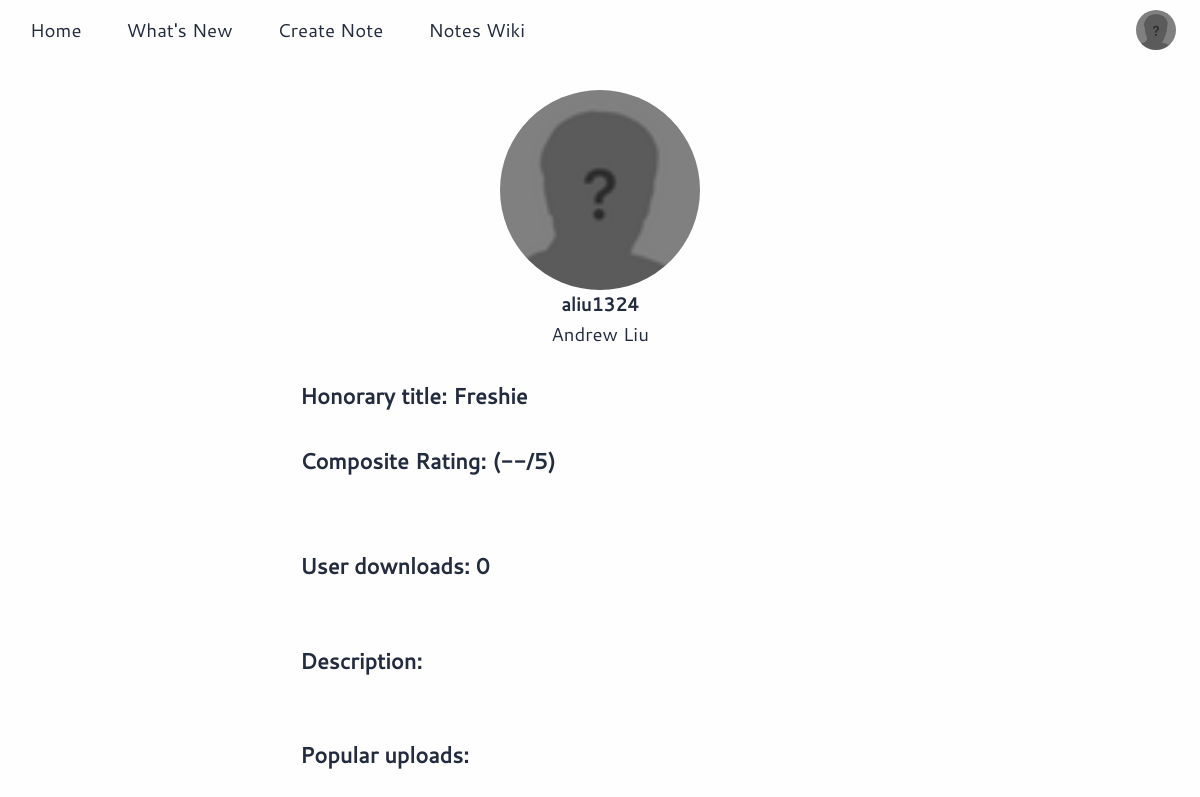
The app's page /htdocs/user.php?user=aliu1324 (signed in) with its own data.
### tables this page shows
CREATE TABLE `users` (
  `user_first` varchar(50) NOT NULL,
  `user_last` varchar(50) NOT NULL,
  `user_email` varchar(100) NOT NULL,
  `user_pwd` varchar(100) NOT NULL,
  `user_uid` varchar(50) NOT NULL,
  `user_id` int(255) NOT NULL AUTO_INCREMENT,
  `user_description` text NOT NULL DEFAULT '',
  `user_rating` float DEFAULT NULL,
  `user_downloads` int(255) NOT NULL DEFAULT 0,
  `user_points` int(11) NOT NULL DEFAULT 0,
  `user_title` text NOT NULL,
  `vkey` varchar(45) NOT NULL,
  `verified` tinyint(1) NOT NULL,
  `createdate` timestamp(6) NOT NULL DEFAULT current_timestamp(6),
  PRIMARY KEY (`user_id`)
);

### public/htdocs/user.php (the view, shortened to what this page needs)
<?php
include 'head.php';
?>
<?php
include 'includes/dbh.inc.php';
$uid = mysqli_real_escape_string($conn, $_GET['user']);
$sql = "SELECT * FROM users WHERE user_uid = '$uid'";
$result = mysqli_query($conn, $sql);
$queryResults = mysqli_num_rows($result);
if ($queryResults > 0) {
  while ($row = mysqli_fetch_assoc($result)) {
      $current_profile_uid = $row['user_uid'];
  }
}
else
{
    header("Location: index.php");
}
$sql = "SELECT AVG(a_rating) AS average_rating FROM notes WHERE a_author = '$current_profile_uid'";
$result = mysqli_query($conn, $sql);
$row = mysqli_fetch_assoc($result);
$this_rating = $row['average_rating'];
$sql = "SELECT * FROM users WHERE user_uid = '$current_profile_uid';";
        $result = mysqli_query($conn, $sql);
            if($row = mysqli_fetch_assoc($result))
            {
                $first_name = $row['user_first'];
                $last_name = $row['user_last'];
                $this_popularity = $row['user_downloads'];
                $product = $this_rating*$this_popularity;
                if($product >= 0 && $product < 100)
                {
                    $title = "Freshie";
                }
                elseif($product >= 100 && $product < 500)
                {
                    $title = "Sophomore";
                }
                elseif($product >= 500 && $product < 2500)
                {
                    $title = "Merchant";
                }
                elseif($product >= 2500 && $product < 7500)
                {
                    $title = "Intellectual";
                }
                elseif($product >= 7500 && $product < 25000)
                {
                    $title = "Scholar";
                }
                elseif($product >= 25000 && $product < 50000)
                {
                    $title = "Grand Master";
                }
                elseif($product >= 50000 && $product < 250000)
                {
                    $title = "Elite";
                }
                elseif($product >= 250000 && $product < 500000)
                {
                    $title = "Honorary Member";
                }
                elseif($product >= 500000)
                {
                    $title = "Prophet";
                }
            }
?>
<link rel='stylesheet' href='/notes-wiki/notes-wiki-styles.css'>
<body>
<?php
    include 'header.php';
?>
    <br/>
    <br/>
    <br/>
        <center>
        <?php
            $jpg = 'profilepics/'.$current_profile_uid.'.jpg';
            $png = 'profilepics/'.$current_profile_uid.'.png';
            $jpeg = 'profilepics/'.$current_profile_uid.'.jpeg';
            $gif = 'profilepics/'.$current_profile_uid.'.gif';
            $default_path = 'images/profile-default-64x64.png';
            if(file_exists($jpg))
            {
                echo "<img src = '$jpg' style = 'border-radius: 100pt; border-image-width: 5pt; height: 150pt; width: 150pt;'/>";
            }
            elseif(file_exists($png))
            {
                echo "<img src = '$png' style = 'border-radius: 100pt; border-image-width: 5pt; height: 150pt; width: 150pt;'/>";
            }
            elseif(file_exists($jpeg))
            {
                echo "<img src = '$jpeg' style = 'border-radius: 100pt; border-image-width: 5pt; height: 150pt; width: 150pt;'/>";
            }
            elseif(file_exists($gif))
            {
                echo "<img src = '$gif' style = 'border-radius: 100pt; border-image-width: 5pt; height: 150pt; width: 150pt;'/>";
            }
            else
            {
                echo "<img src = '$default_path' style = 'border-radius: 100pt;  border-image-width: 5pt; height: 150pt; width: 150pt;'/>";
            }
        ?>
            <br/>
            <b>
            <?php echo $current_profile_uid;?>
            </b>
            <br/>
            <?php echo $first_name.' '.$last_name?>
        </center>
        <br/>
        <div style = "width: 70%; margin-left: 25%;">
            <h3>Honorary title: <?php echo $title; ?></h3>
            <br/>
            <h3>Composite Rating: (<?php if($this_rating != NULL){echo round($this_rating+1, 2);}else{echo "--";}  ?>/5)</h3>
            <p><span class="stars"><?php if($this_rating != NULL){echo $this_rating+1;}else{echo "0";} ?></span></p>
            <br/>
            <h3>User downloads: <?php echo $this_popularity; ?></h3>
            <br/>
            <br/>
            <h3>Description: </h3>
            <br/>
            <br/>
            <h3>Popular uploads: </h3>
            <br>
        </div>
        <br/>
        <br/>

### public/htdocs/header.php (shortened to what this page needs)
<header>
  <ul class='headerLinks'>
    <a href="http://<?php echo $_SERVER['HTTP_HOST'];?>" clear>
      <li>Home</li>
    </a>
    <a href="http://<?php echo $_SERVER['HTTP_HOST'];?>/today/" clear>
      <li>What's New</li>
    </a>
    <a href="http://<?php echo $_SERVER['HTTP_HOST'];?>/create/" clear>
      <li>Create Note</li>
    </a>
    <a href="http://<?php echo $_SERVER['HTTP_HOST'];?>/notes-wiki/" clear>
      <li>Notes Wiki</li>
    </a>
  </ul>
  <ul style='position:fixed;right:24px;' class='user-panels'>
    <?php
      if(isset($_SESSION['u_id'])) {
        $sql1 = "SELECT * FROM users WHERE user_id = $_SESSION[u_id]";
        $result1 = $conn->query($sql1);
        $check_previous_jpg = $_SERVER['DOCUMENT_ROOT'].'/profilepics/'.$_SESSION['u_uid'].'.jpg';
        $check_previous_png = $_SERVER['DOCUMENT_ROOT'].'/profilepics/'.$_SESSION['u_uid'].'.png';
        $check_previous_jpeg = $_SERVER['DOCUMENT_ROOT'].'/profilepics/'.$_SESSION['u_uid'].'.jpeg';
        $check_previous_gif = $_SERVER['DOCUMENT_ROOT'].'/profilepics/'.$_SESSION['u_uid'].'.gif';
        $jpg = 'http://'.$_SERVER['HTTP_HOST'].'/profilepics/'.$_SESSION['u_uid'].'.jpg';
        $jpeg = 'http://'.$_SERVER['HTTP_HOST'].'/profilepics/'.$_SESSION['u_uid'].'.jpeg';
        $png = 'http://'.$_SERVER['HTTP_HOST'].'/profilepics/'.$_SESSION['u_uid'].'.png';
        $gif = 'http://'.$_SERVER['HTTP_HOST'].'/profilepics/'.$_SESSION['u_uid'].'.gif';
        while ($row = $result1->fetch_assoc()) {
          if(file_exists($check_previous_jpg))
            {
                echo "<div class='header-profile-pic-wrapper'><img src = '$jpg' class='header-profile-pic'/></div>";
            }
          elseif(file_exists($check_previous_jpeg))
          {
                echo "<div class='header-profile-pic-wrapper'><img src = '$jpeg' class='header-profile-pic'/></div>";
          }
          elseif(file_exists($check_previous_png))
          {
                echo "<div class='header-profile-pic-wrapper'><img src = '$png' class='header-profile-pic'/></div>";
          }
          elseif(file_exists($check_previous_gif))
          {
                echo "<div class='header-profile-pic-wrapper'><img src = '$gif' class='header-profile-pic'/></div>";
          }
          else {
             echo "<div class='header-profile-pic-wrapper'><img src ='/images/profile-default-64x64.png' class='header-profile-pic'/></div>";
          }
        }
      ?>
    <?php } ?>
  </ul>
</header>

### build/htdocs/main.css (style rules this page uses)
* { margin: 0; padding: 0; vertical-align: baseline; background: transparent; font-family: Cantarell; }

### build/htdocs/styles/base.css (style rules this page uses)
:root { --boxshadow1: rgba(46, 83, 81); --boxshadow1t: rgba(46, 83, 81, 0.18); --boxshadow1t2: rgba(46, 83, 81, 0.1); --bx1: 0 2px 22px var(--boxshadow1t); --p1t: rgba(54, 172, 184, 0.25); --p1: rgb(54, 172, 184); --mdc-theme-background: rgb(54,172,184); --mdc-theme-primary: rgb(54,172,184); --p2: rgb(54, 150, 184); --p2l: #5aa9c4; --p2l2: #7fbcd1; --p2l3: #a3cfde; --p22: rgb(33, 133, 170); --p2t: rgba(54, 150, 184, 0.25); --p3: #d6f2f5; --black: rgb(35, 43, 62); --white: rgb(254, 254, 254); }
html { font-size: 14pt; }
* { box-sizing: border-box; }
body { background-color: var(--white); color: var(--black); box-sizing: border-box; font-family: 'Open Sans', Arial, sans-serif; font-weight: 300; line-height: 1.6; margin: 0px; font-size:1em; scroll-behavior: smooth; }
a { color: var(--p2); padding-bottom: 2px; position: relative; font-style: normal; cursor: pointer; text-decoration: none; display: inline-block; }
a::after { height: 2px; content: ""; background-color:var(--p2t); width: 100%; position: absolute; left: 0; bottom: 3px; transition: background-color 0.2s; }
a[clear] { color: inherit; }
a[clear]::after, a[clear]:hover::after, a[clear]:focus::after { width: 0; }
header { position: absolute; top: 0; width: 100%; position: fixed; transition: background-color 0.2s, -webkit-box-shadow 0.2s; transition: box-shadow 0.2s, background-color 0.2s; background-color: var(--white); z-index: 1000; height: 60px; font-weight: 400; display: flex; justify-content: flex-start; }
header .headerLinks a { list-style: none; display: inline-block; height: 60px; line-height: 60px; padding-left: 10px; padding-right: 10px; margin-left: 20px; border-bottom: 4px solid #fefefe; transition: border-bottom 0.2s; }
header > ul { margin: 0; }
.header-profile-pic { width:40px; height:40px; border-radius:50%; margin-top: 10px; cursor: pointer; }
.header-profile-pic-wrapper { display: inline-block; width: 40px; height: 40px; }
.header-profile-pic-wrapper::before { content: ""; box-shadow: 0 0px 12px 4px var(--boxshadow1t); width: 0px; height: 0px; position: absolute; margin-top: 10px; border-radius: 50%; z-index: -1; transform: translate(20px, 20px); transition: width 0.3s, height 0.3s, transform 0.3s; }
.user-panels { height:60px; }

### build/htdocs/notes-wiki/notes-wiki-styles.css (style rules this page uses)
span.stars, span.stars span { display: block; background: url(https://s3-us-west-2.amazonaws.com/s.cdpn.io/747/star-o-white.svg) 0 0 repeat-x; width: 200px; height: 40px; background-size: 40px 40px; }
:root { --green: rgba(22, 199, 66, 0.8); --orange: rgba(255, 197, 71, 0.9); --blue: rgba(37, 150, 202, 0.8); --red: rgba(223, 64, 16, 0.8); }

### public/htdocs/user.php (style rules this page uses)
span.stars, span.stars span { display: block; background: url(https://s3-us-west-2.amazonaws.com/s.cdpn.io/747/star-o-white.svg) 0 0 repeat-x; width: 200px; height: 40px; background-size: 40px 40px; }

### records on screen
users: user_uid "aliu1324", user_first "Andrew", user_last "Liu", user_downloads "Freshie", user_downloads "0"
